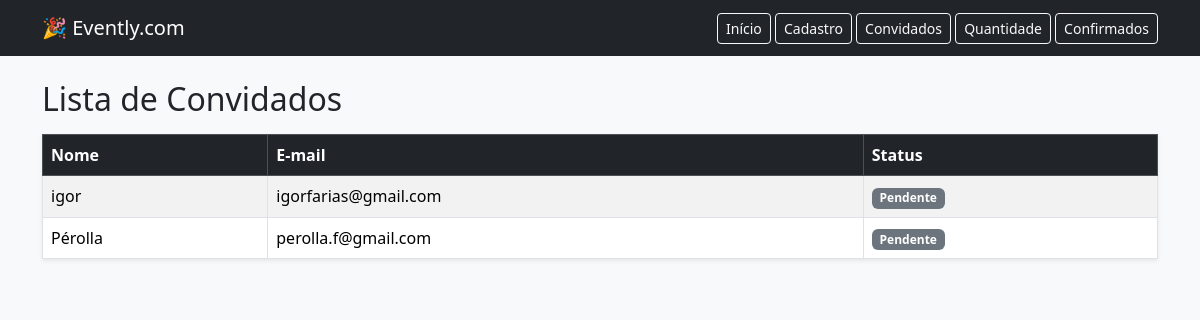
The page /convidados on the database as committed earlier.
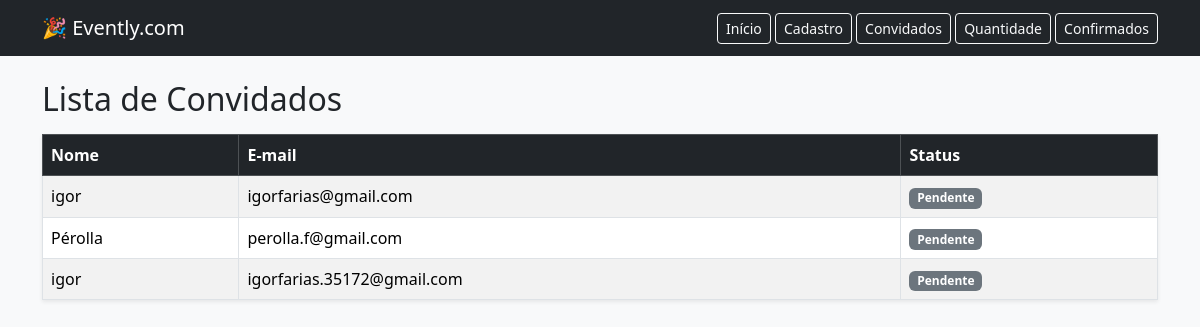
The same page on the database as committed later.
### app/models.py (models this page shows, shortened)
class Guest(db.Model):
    __tablename__ = "guests"
    id = db.Column(db.Integer, primary_key=True)
    nome = db.Column(db.String(100), nullable=False)
    email = db.Column(db.String(120), nullable=False, unique=True)
    confirmado = db.Column(db.Boolean, default=False)
    data_criacao = db.Column(db.DateTime, default=datetime.utcnow)

### app/routes.py (the view)
@app.route("/convidados")
def convidados():
    convidados = Guest.query.all()
    return render_template("convidados.html", title="Todos os Convidados", convidados=convidados)

### app/templates/convidados.html
{% extends "base.html" %}
{% block content %}
<h2 class="mb-3">Lista de Convidados</h2>
<table class="table table-striped table-bordered shadow-sm">
  <thead class="table-dark">
    <tr>
      <th>Nome</th>
      <th>E-mail</th>
      <th>Status</th>
    </tr>
  </thead>
  <tbody>
  {% for g in convidados %}
    <tr>
      <td>{{ g.nome }}</td>
      <td>{{ g.email }}</td>
      <td>
        {% if g.confirmado %}
          <span class="badge bg-success">Confirmado</span>
        {% else %}
          <span class="badge bg-secondary">Pendente</span>
        {% endif %}
      </td>
    </tr>
  {% endfor %}
  </tbody>
</table>
{% endblock %}

### app/templates/base.html (shortened to what this page needs)
<!DOCTYPE html>
<html lang="pt-br">
<head>
    <link href="https://cdn.jsdelivr.net/npm/bootstrap@5.3.3/dist/css/bootstrap.min.css" rel="stylesheet">
</head>
<body class="bg-light">
   <nav class="navbar navbar-expand-lg navbar-dark bg-dark mb-4">
  <div class="container">
    <a class="navbar-brand" href="{{ url_for('home') }}">🎉 Evently.com</a>
    <div>
      <a class="btn btn-outline-light btn-sm" href="{{ url_for('home') }}">Início</a>
      <a class="btn btn-outline-light btn-sm" href="{{ url_for('cadastro') }}">Cadastro</a>
      <a class="btn btn-outline-light btn-sm" href="{{ url_for('convidados') }}">Convidados</a>
      <a class="btn btn-outline-light btn-sm" href="{{ url_for('quantidade') }}">Quantidade</a>
      <a class="btn btn-outline-light btn-sm" href="{{ url_for('confirmados') }}">Confirmados</a>
    </div>
  </div>
</nav>
    <div class="container">
        {% block content %}{% endblock %}
    </div>
</body>
</html>

Rows that differ between the two databases and show on the page:
added Guest: nome "igor", email "igorfarias.35172@gmail.com", confirmado "Pendente"
